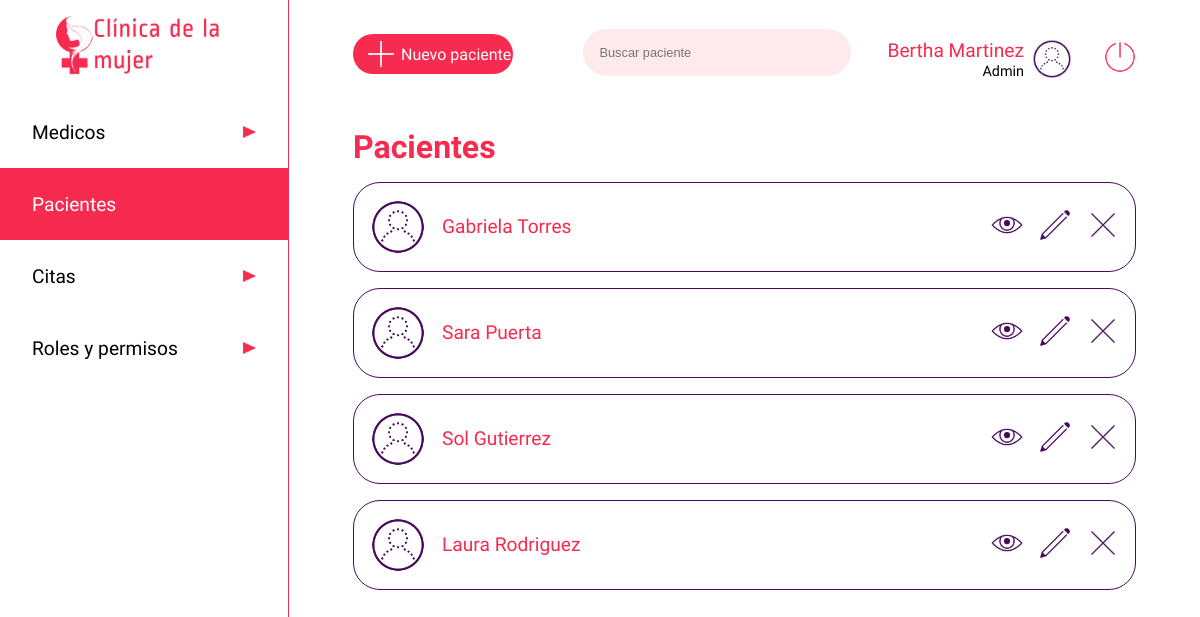
/paciente (signed in), run on the app's committed database.
### app.py (models this page shows, shortened)
class users(db.Model):
    __tablename__ = 'users'
    cedula = db.Column(db.Integer, primary_key=True)
    nombre=db.Column(db.String)
    apellido=db.Column(db.String)
    nacimiento=db.Column(db.String)
    eps=db.Column(db.String)
    email=db.Column(db.String, unique=True)
    telefono=db.Column(db.Integer)
    dir=db.Column(db.String)
    ciudad=db.Column(db.String)
    password=db.Column(db.String)
    rol =db.Column(db.String)
    especialidad = db.Column(db.String)
    estado = db.Column(db.Boolean)

### app.py (the view)
@app.route('/paciente', methods=['GET'])
def paciente():
    if 'usuarioIngresado' in session:
        pacientes = users.query.filter_by(rol='paciente')
        usuario = users.query.filter_by(cedula=int(session['usuarioIngresado'])).first()
        print(session['usuarioIngresado'])
        return render('pacientes.html', listapacientes = pacientes, row = usuario)
    else:
        return render('acceso-denegado.html')

### templates/pacientes.html (shortened to what this page needs)
<!DOCTYPE html>
<html lang="es">
<head>
    <link rel="stylesheet" type="text/css" href="{{ url_for('static', filename='css/stylelist.css')}}">
</head>
<body>
    <header class="header">
        <img src="{{ url_for('static', filename='images/iconoclinica.png')}}" class="logo" alt="Clinica de la mujer">
        <nav>
            <ul class="menu">
                <li class="menuitems"><a href="/medico" class="menulink"><span>Medicos</span><img src="{{ url_for('static', filename='images/triangulo.png')}}" class="flecha" alt=""></a></li>
                <li class="menuitems"><a href="/paciente" class="menuselect"><span>Pacientes</span><img src="{{ url_for('static', filename='images/triangulo.png')}}" class="flecha" alt=""></a></li>
                <li class="menuitems"><a href="/listado-citas" class="menulink"><span>Citas</span><img src="{{ url_for('static', filename='images/triangulo.png')}}" class="flecha" alt=""></a></li>
                <li class="menuitems"><a href="/roles" class="menulink"><span>Roles y permisos</span><img src="{{ url_for('static', filename='images/triangulo.png')}}" class="flecha" alt=""></a></li>
            </ul>
        </nav>
    </header>
    <main class="main">
        <div class="searchuser2">
            <a href="/registro" class="newuser"><img src="{{ url_for('static', filename='images/plus_math_100px.png')}}"  class="profile" alt=""><span>Nuevo paciente</span></a>
            <div>
                <input type="search" class="search" placeholder="Buscar paciente">
                <div class="perfil">
                    <div>
                        <span class="nameuser">{{row.nombre}} {{row.apellido}}</span><br>
                        <span class="roluser">Admin</span>
                    </div>
                    <img src="{{ url_for('static', filename='images/test_account_100px.png')}}"  class="profile" alt="">
                    <a href="/logout" type="button" class="btn"><img src="{{ url_for('static', filename='images/off.png')}}" class="logout" alt="Cerrar sesion"></a>
                </div>
            </div>
        </div>
        <div class="cuerpo">
            <h1 class="titulo"><span style="color:#F72B50">Pacientes</span></h1>
            <div>
                <ul>
                    {% for data in listapacientes %}
                        {% if data.estado == 1 %}
                        <div class="contenedor_user">
                            <div class="nom_img">
                                <img src="{{ url_for('static', filename='images/test_account_100px.png')}}" class="imgp" alt="">
                                <span class="nombre_user">{{data.nombre}} {{data.apellido}}</span>
                            </div>
                            <div class="contenedortbtn">
                                <a href="paciente/{{data.cedula}}" ><img src="{{ url_for('static', filename='images/eye_100px.png')}}" class="btned" alt=""></a>
                                <a href="paciente/{{data.cedula}}/editar"><img src="{{ url_for('static', filename='images/edit_100px.png')}}" class="btned" alt=""></a>
                                <a href="paciente/{{data.cedula}}/eliminar"><img src="{{ url_for('static', filename='images/delete_100px.png')}}" class="btned" alt=""></a>
                            </div>
                        </div>
                        {% endif %}
                    {% endfor %}
                </ul>
            </div>
    </main>
</body>
</html>

### static/css/stylelist.css (style rules this page uses)
* { padding: 0; margin: 0; }
.btned { width: 2rem; }
body { display: flex; }
.cuerpo { margin-top: 3rem; width: 100%; }
.contenedor_user { padding: 1rem; display: flex; justify-content: space-between; border: 0.1rem solid #450B5A; border-radius: 1.6875rem; align-items: center; margin-bottom: 1rem; }
.contenedortbtn { display: flex; justify-content: space-between; width: 8rem; }
.flecha { width: 0.8rem; height: 0.8rem; }
.perfil { display: inline-flex; align-items: center; text-align: right; margin-left: 2rem; justify-content: flex-end; }
.header { margin:0; display: inline-block; width: 18rem; height: 100vh; border-color: #F72B50; justify-content: center; }
.imgp { width: 3.5rem; }
.logo { display: block; height: 4rem; margin: auto; padding: 1rem; }
.logout { height: 2rem; margin-left: 2rem; }
.main { width: calc(100% - 18rem); padding: 1.8rem 4rem; border-left: 0.1rem solid #F72B50; }
.menu { font-family: 'Average Sans', sans-serif; list-style: none; color: black; }
.menulink { display: inline-flex; font-size: 1.2rem; width: 14rem; height: 1.5rem; padding: 1.5rem 2rem; text-decoration: none; color: black; background-color: white; justify-content: space-between; align-items: center; margin: 0; }
.menuselect { display: inline-flex; font-size: 1.2rem; width: 14rem; height: 1.5rem; padding: 1.5rem 2rem; text-decoration: none; color: black; background-color: #F72B50; color: white; justify-content: space-between; align-items: center; margin: 0; }
.nombre_user { font-family: 'Average Sans', sans-serif; font-size: 1.2rem; color: #F72B50; margin-left: 1rem; }
.nom_img { display: flex; align-items: center; }
.nameuser { font-family: 'Ropa Sans', sans-serif; font-size: 1.2rem; color: #F72B50; }
.newuser { display: flex; width: 10rem; background: #F72B50; color: white; font-size: 1rem; font-family: 'Average Sans', sans-serif; border-radius: 1.6875rem; align-items: center; text-decoration: none; margin-right: 2rem; }
.roluser { font-family: 'Ropa Sans', sans-serif; font-size: 0.9rem; }
.profile { height: 2.5rem; margin-left: 0.5rem; }
.search { width: 16.75rem; padding: 1rem; background: #FEEAED; border: none; font-size: 0.8rem; color: black; border-radius: 1.6875rem; outline: none; }
.searchuser2 { display: flex; align-items: center; justify-content: space-between; width: 100%; }
.titulo { font-size: 2rem; font-family: 'Ropa Sans', sans-serif; margin-bottom: 1rem; }

### data on the page
users: nombre "Bertha", apellido "Martinez"
users: estado True (drawn), nombre "Gabriela", apellido "Torres"
users: estado True (drawn), nombre "Sara", apellido "Puerta"
users: estado True (drawn), nombre "Sol", apellido "Gutierrez"
users: estado True (drawn), nombre "Laura", apellido "Rodriguez"
